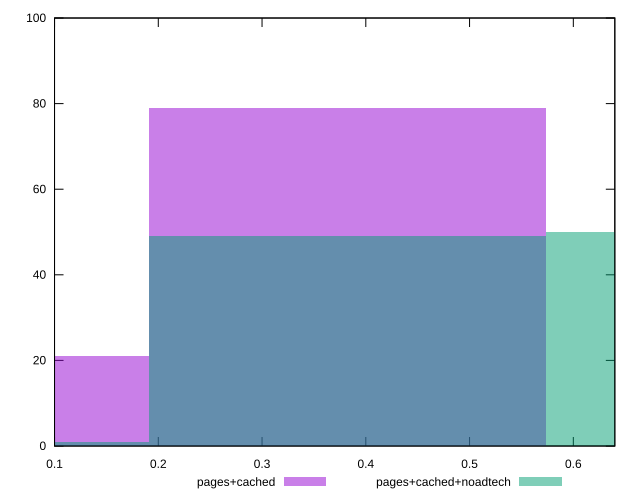

The gnuplot source for this figure:
reset

$pagesCached <<EOF
0 21
0.38216181649230996 79
EOF

$pagesCachedNoadtech <<EOF
0.38216181649230996 49
0.7643236329846199 50
0 1
EOF

set key outside below
set boxwidth 0.38216181649230996
set xrange [0.1:0.64]
set yrange [0:100]
set trange [0:100]
set style fill transparent solid 0.5 noborder
set terminal svg size 640, 500 enhanced background rgb 'white'
set output "report_00015_2021-02-09T16-11-33.973Z/meta/score/comparison/histogram/1_vs_2.svg"

plot $pagesCached title "pages+cached" with boxes, \
     $pagesCachedNoadtech title "pages+cached+noadtech" with boxes

reset
